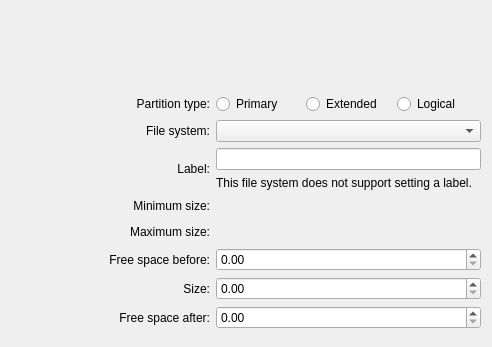
<?xml version="1.0" encoding="UTF-8"?>
<ui version="4.0">
 <class>SizeDialogWidgetBase</class>
 <widget class="QWidget" name="SizeDialogWidgetBase">
  <property name="geometry">
   <rect>
    <x>0</x>
    <y>0</y>
    <width>478</width>
    <height>347</height>
   </rect>
  </property>
  <layout class="QGridLayout" name="gridLayout">
   <item row="0" column="0" colspan="2">
    <widget class="PartResizerWidget" name="m_PartResizerWidget" native="true">
     <property name="minimumSize">
      <size>
       <width>400</width>
       <height>60</height>
      </size>
     </property>
     <property name="maximumSize">
      <size>
       <width>16777215</width>
       <height>60</height>
      </size>
     </property>
    </widget>
   </item>
   <item row="1" column="0" colspan="2">
    <spacer name="verticalSpacer">
     <property name="orientation">
      <enum>Qt::Vertical</enum>
     </property>
     <property name="sizeType">
      <enum>QSizePolicy::Fixed</enum>
     </property>
     <property name="sizeHint" stdset="0">
      <size>
       <width>470</width>
       <height>17</height>
      </size>
     </property>
    </spacer>
   </item>
   <item row="2" column="0">
    <widget class="QLabel" name="m_LabelRole">
     <property name="sizePolicy">
      <sizepolicy hsizetype="Preferred" vsizetype="Expanding">
       <horstretch>0</horstretch>
       <verstretch>0</verstretch>
      </sizepolicy>
     </property>
     <property name="text">
      <string comment="@label:listbox">Partition type:</string>
     </property>
     <property name="alignment">
      <set>Qt::AlignRight|Qt::AlignTrailing|Qt::AlignVCenter</set>
     </property>
     <property name="buddy">
      <cstring>m_RadioPrimary</cstring>
     </property>
    </widget>
   </item>
   <item row="2" column="1">
    <layout class="QHBoxLayout" name="horizontalLayout">
     <item>
      <widget class="QRadioButton" name="m_RadioPrimary">
       <property name="text">
        <string>Primary</string>
       </property>
      </widget>
     </item>
     <item>
      <widget class="QRadioButton" name="m_RadioExtended">
       <property name="text">
        <string>Extended</string>
       </property>
      </widget>
     </item>
     <item>
      <widget class="QRadioButton" name="m_RadioLogical">
       <property name="text">
        <string>Logical</string>
       </property>
      </widget>
     </item>
    </layout>
   </item>
   <item row="3" column="0">
    <widget class="QLabel" name="m_LabelFileSystem">
     <property name="sizePolicy">
      <sizepolicy hsizetype="Preferred" vsizetype="Expanding">
       <horstretch>0</horstretch>
       <verstretch>0</verstretch>
      </sizepolicy>
     </property>
     <property name="text">
      <string comment="@label:listbox">File system:</string>
     </property>
     <property name="alignment">
      <set>Qt::AlignRight|Qt::AlignTrailing|Qt::AlignVCenter</set>
     </property>
     <property name="buddy">
      <cstring>m_ComboFileSystem</cstring>
     </property>
    </widget>
   </item>
   <item row="3" column="1">
    <widget class="KComboBox" name="m_ComboFileSystem"/>
   </item>
   <item row="4" column="0">
    <widget class="QLabel" name="m_LabelTextLabel">
     <property name="text">
      <string comment="@label">Label:</string>
     </property>
     <property name="alignment">
      <set>Qt::AlignRight|Qt::AlignTrailing|Qt::AlignVCenter</set>
     </property>
     <property name="buddy">
      <cstring>m_EditLabel</cstring>
     </property>
    </widget>
   </item>
   <item row="4" column="1">
    <layout class="QVBoxLayout" name="verticalLayout">
     <item>
      <widget class="KLineEdit" name="m_EditLabel">
      </widget>
     </item>
     <item>
      <widget class="QLabel" name="m_LabelTextNoSetLabel">
       <property name="text">
        <string comment="@label">This file system does not support setting a label.</string>
       </property>
       <property name="wordWrap">
        <bool>true</bool>
       </property>
      </widget>
     </item>
    </layout>
   </item>
   <item row="5" column="0">
    <widget class="QLabel" name="label_4">
     <property name="sizePolicy">
      <sizepolicy hsizetype="Preferred" vsizetype="Expanding">
       <horstretch>0</horstretch>
       <verstretch>0</verstretch>
      </sizepolicy>
     </property>
     <property name="text">
      <string comment="@label">Minimum size:</string>
     </property>
     <property name="alignment">
      <set>Qt::AlignRight|Qt::AlignTrailing|Qt::AlignVCenter</set>
     </property>
    </widget>
   </item>
   <item row="5" column="1">
    <widget class="QLabel" name="m_LabelMinSize">
     <property name="textInteractionFlags">
      <set>Qt::LinksAccessibleByMouse|Qt::TextSelectableByKeyboard|Qt::TextSelectableByMouse</set>
     </property>
    </widget>
   </item>
   <item row="6" column="0">
    <widget class="QLabel" name="label_5">
     <property name="sizePolicy">
      <sizepolicy hsizetype="Preferred" vsizetype="Expanding">
       <horstretch>0</horstretch>
       <verstretch>0</verstretch>
      </sizepolicy>
     </property>
     <property name="text">
      <string comment="@label">Maximum size:</string>
     </property>
     <property name="alignment">
      <set>Qt::AlignRight|Qt::AlignTrailing|Qt::AlignVCenter</set>
     </property>
    </widget>
   </item>
   <item row="6" column="1">
    <widget class="QLabel" name="m_LabelMaxSize">
     <property name="textInteractionFlags">
      <set>Qt::LinksAccessibleByMouse|Qt::TextSelectableByKeyboard|Qt::TextSelectableByMouse</set>
     </property>
    </widget>
   </item>
   <item row="7" column="0">
    <widget class="QLabel" name="label">
     <property name="sizePolicy">
      <sizepolicy hsizetype="Preferred" vsizetype="Expanding">
       <horstretch>3</horstretch>
       <verstretch>0</verstretch>
      </sizepolicy>
     </property>
     <property name="text">
      <string comment="@label:listbox">Free space before:</string>
     </property>
     <property name="alignment">
      <set>Qt::AlignRight|Qt::AlignTrailing|Qt::AlignVCenter</set>
     </property>
     <property name="buddy">
      <cstring>m_SpinFreeBefore</cstring>
     </property>
    </widget>
   </item>
   <item row="7" column="1">
    <widget class="FormattedSpinBox" name="m_SpinFreeBefore">
     <property name="sizePolicy">
      <sizepolicy hsizetype="Minimum" vsizetype="Fixed">
       <horstretch>4</horstretch>
       <verstretch>0</verstretch>
      </sizepolicy>
     </property>
     <property name="minimum">
      <double>0.000000000000000</double>
     </property>
     <property name="maximum">
      <double>999999999.000000000000000</double>
     </property>
    </widget>
   </item>
   <item row="8" column="0">
    <widget class="QLabel" name="label_2">
     <property name="sizePolicy">
      <sizepolicy hsizetype="Preferred" vsizetype="Expanding">
       <horstretch>0</horstretch>
       <verstretch>0</verstretch>
      </sizepolicy>
     </property>
     <property name="text">
      <string comment="@label:listbox">Size:</string>
     </property>
     <property name="alignment">
      <set>Qt::AlignRight|Qt::AlignTrailing|Qt::AlignVCenter</set>
     </property>
     <property name="buddy">
      <cstring>m_SpinCapacity</cstring>
     </property>
    </widget>
   </item>
   <item row="8" column="1">
    <widget class="FormattedSpinBox" name="m_SpinCapacity">
     <property name="minimum">
      <double>0.000000000000000</double>
     </property>
     <property name="maximum">
      <double>999999999.000000000000000</double>
     </property>
    </widget>
   </item>
   <item row="9" column="0">
    <widget class="QLabel" name="label_3">
     <property name="sizePolicy">
      <sizepolicy hsizetype="Preferred" vsizetype="Expanding">
       <horstretch>0</horstretch>
       <verstretch>0</verstretch>
      </sizepolicy>
     </property>
     <property name="text">
      <string comment="@label:listbox">Free space after:</string>
     </property>
     <property name="alignment">
      <set>Qt::AlignRight|Qt::AlignTrailing|Qt::AlignVCenter</set>
     </property>
     <property name="buddy">
      <cstring>m_SpinFreeAfter</cstring>
     </property>
    </widget>
   </item>
   <item row="9" column="1">
    <widget class="FormattedSpinBox" name="m_SpinFreeAfter">
     <property name="minimum">
      <double>0.000000000000000</double>
     </property>
     <property name="maximum">
      <double>999999999.000000000000000</double>
     </property>
    </widget>
   </item>
   <item row="10" column="0" colspan="2">
    <spacer name="verticalSpacer_2">
     <property name="orientation">
      <enum>Qt::Vertical</enum>
     </property>
     <property name="sizeType">
      <enum>QSizePolicy::Fixed</enum>
     </property>
     <property name="sizeHint" stdset="0">
      <size>
       <width>470</width>
       <height>7</height>
      </size>
     </property>
    </spacer>
   </item>
  </layout>
 </widget>
 <customwidgets>
  <customwidget>
   <class>KLineEdit</class>
   <extends>QLineEdit</extends>
   <header>klineedit.h</header>
  </customwidget>
  <customwidget>
   <class>KComboBox</class>
   <extends>QComboBox</extends>
   <header>kcombobox.h</header>
  </customwidget>
  <customwidget>
   <class>PartResizerWidget</class>
   <extends>QWidget</extends>
   <header>gui/partresizerwidget.h</header>
   <container>1</container>
  </customwidget>
  <customwidget>
   <class>FormattedSpinBox</class>
   <extends>QDoubleSpinBox</extends>
   <header>gui/formattedspinbox.h</header>
  </customwidget>
 </customwidgets>
 <tabstops>
  <tabstop>m_RadioPrimary</tabstop>
  <tabstop>m_RadioExtended</tabstop>
  <tabstop>m_RadioLogical</tabstop>
  <tabstop>m_ComboFileSystem</tabstop>
  <tabstop>m_EditLabel</tabstop>
  <tabstop>m_SpinFreeBefore</tabstop>
  <tabstop>m_SpinCapacity</tabstop>
  <tabstop>m_SpinFreeAfter</tabstop>
 </tabstops>
 <connections/>
</ui>
